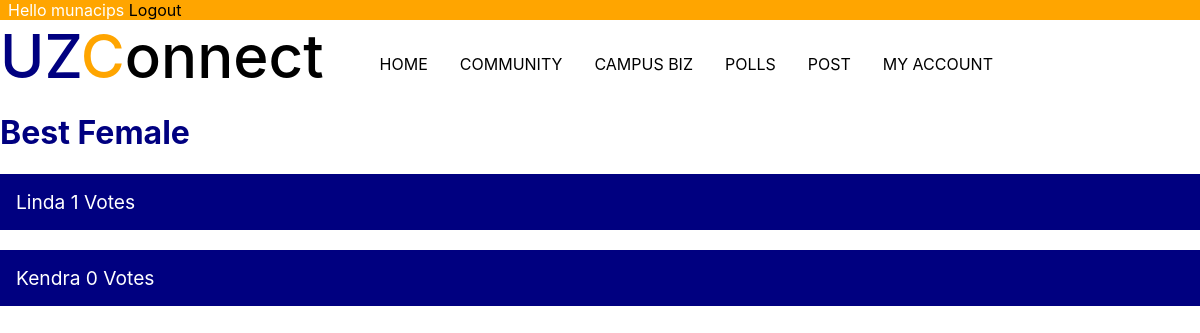
Page /votings/polldetails/6/ (signed in) on the committed database.
### votes/models.py (models this page shows, shortened)
class Poll(models.Model):
    title = models.CharField(max_length=100)
    end_date = models.DateTimeField()
    def __str__(self):
        return self.title

class PollNominee(models.Model):
    entry = models.CharField(max_length=200)
    poll = models.ForeignKey(Poll,on_delete=models.CASCADE)

### votes/views.py (the view)
# urls.py: url(r'polldetails/(?P<id>\d+)/$',views.polldetails,name="polldetails"),
@login_required(login_url='/community/login/')
def polldetails(request,id,*msg):
    poll = Poll.objects.get(id=id)
    nominees = PollNominee.objects.filter(poll=poll)
    context = {
        'poll' : poll,
        'nominees' : nominees,
        'msg' : msg
    }
    return render(request,'votes/polldetails.html',context)

### votes/templates/votes/polldetails.html (shortened to what this page needs)
{% extends 'news/layout.html' %}
{% block content %}
    <div>
        <h1 style="color: navy;">{{poll}}</h1>
        <div>
            {% for nominee in nominees %}
                <div class="nominee">
                    <div onclick="location.href='/votes/vote/{{nominee.id}}'"><a href="/votes/vote/{{nominee.id}}">{{nominee.entry}} {{nominee.vote_set.count}} Votes</a></div>
                </div>
                <br>
            {% endfor %}
        </div>
    </div>
{% endblock %}

### news/templates/news/layout.html (shortened to what this page needs)
<!DOCTYPE html>
<html lang="en">
<head>
    {% load static %}
    <link rel="stylesheet" href="{% static 'css/main.css' %}">
    {% load static %}
    {% load static %}
</head>
<body style="font-family: -apple-system, BlinkMacSystemFont, 'Segoe UI', Roboto, Oxygen, Ubuntu, Cantarell, 'Open Sans', 'Helvetica Neue', sans-serif">
    <div class="username">
        <span>Hello {{request.user}} <a href="/community/logout/">Logout</a></span>
    </div>
    <div class="hero">
        <span class="logo" onclick="location.href='/'"><span style="color: navy;">UZ</span><span style="color: orange;">C</span>onnect</span>
        <div class="desktop">
            <nav class="menu">
                <ul>
                    <li><a href="/">HOME</a></li>
                    <li><a href="/community/">COMMUNITY</a></li>
                    <li><a href="/biz/">CAMPUS BIZ</a></li>
                    <li><a href="/votings/">POLLS</a></li>
                    <li><a href="/biz/post/">POST</a></li>
                    <li><a href="/community/myaccount/">MY ACCOUNT</a></li>
                </ul>
            </nav>
        </div>
    </div>
    <div>
        {% block content %}
        {% endblock %}
    </div>
</body>
</html>

### static/static_files/css/main.css (style rules this page uses)
html,body { margin: 0; padding: 0; }
.hero { display: flex; flex-direction: row; align-items: center; background-color: white; }
.logo { font-size: 60px; font-weight: 500; }
.menu { display: block; }
.menu ul li { float: left; list-style-type: none; padding: 1em; }
a { color: black; text-decoration: none; }
.username { background-color: orange; color: white; }
.username span { padding: 0.5em; }
.nominee { background-color: navy; }
.nominee div a { color: white; text-decoration: none; font-size: 1.2em; }
.nominee > * { padding: 1em; color: white; }

### rows in the picture
Poll: title "Best Female"
PollNominee: entry "Linda", vote_set.count "1"
PollNominee: entry "Kendra", vote_set.count "0"

### other values in the picture
{{ request.user }} "munacips"
